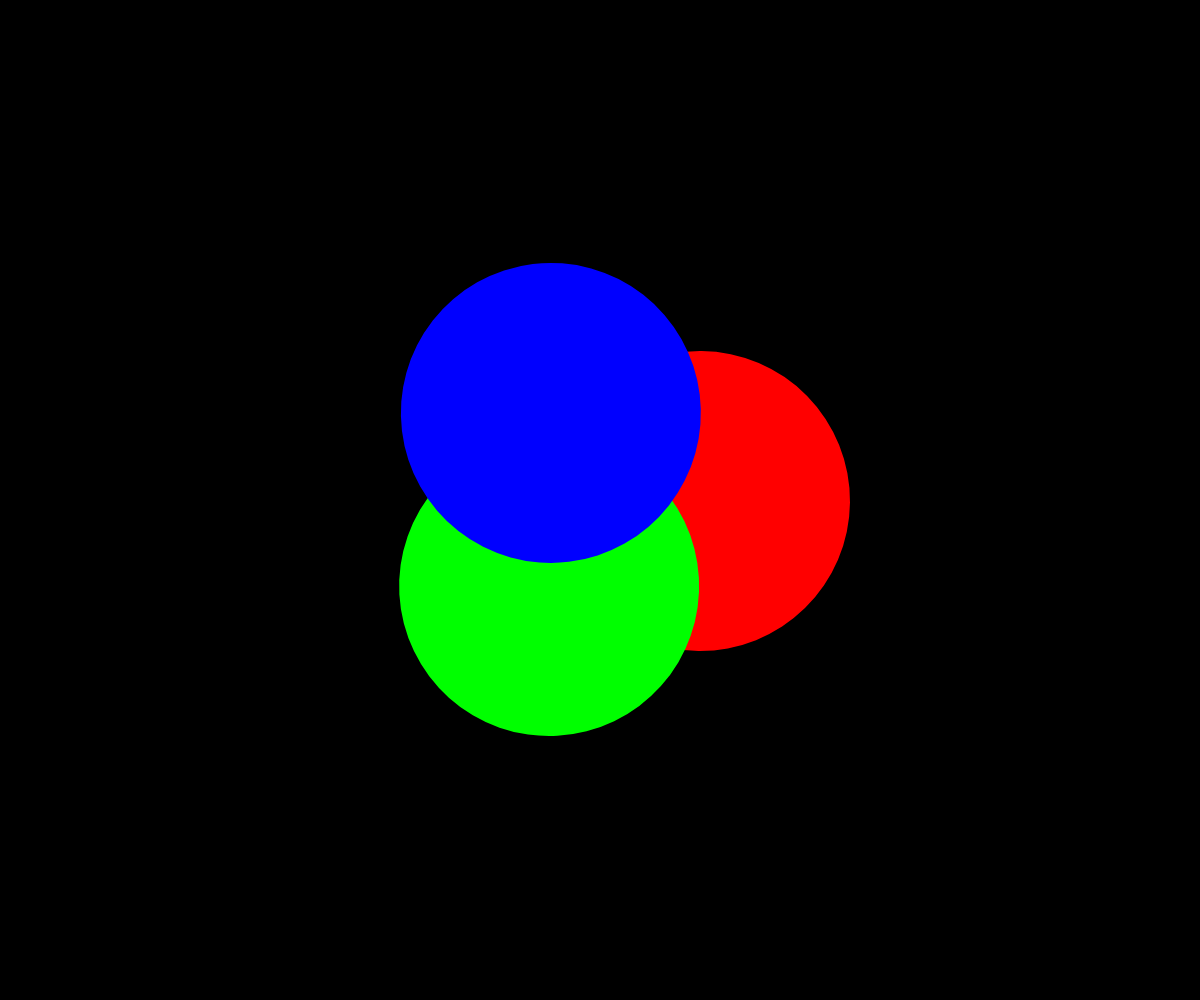
Frame 1 (no input)
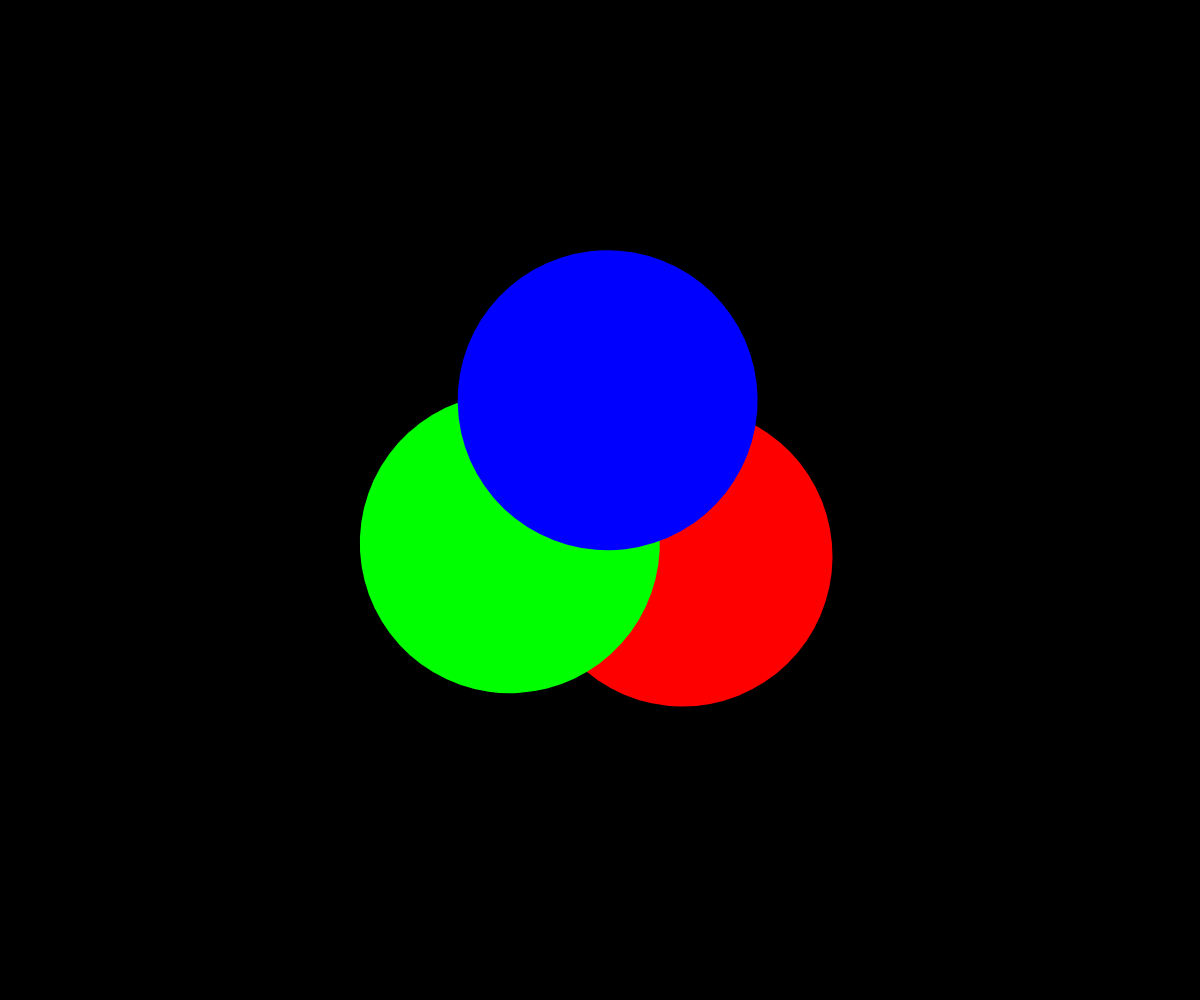
Frame 60 (no input)
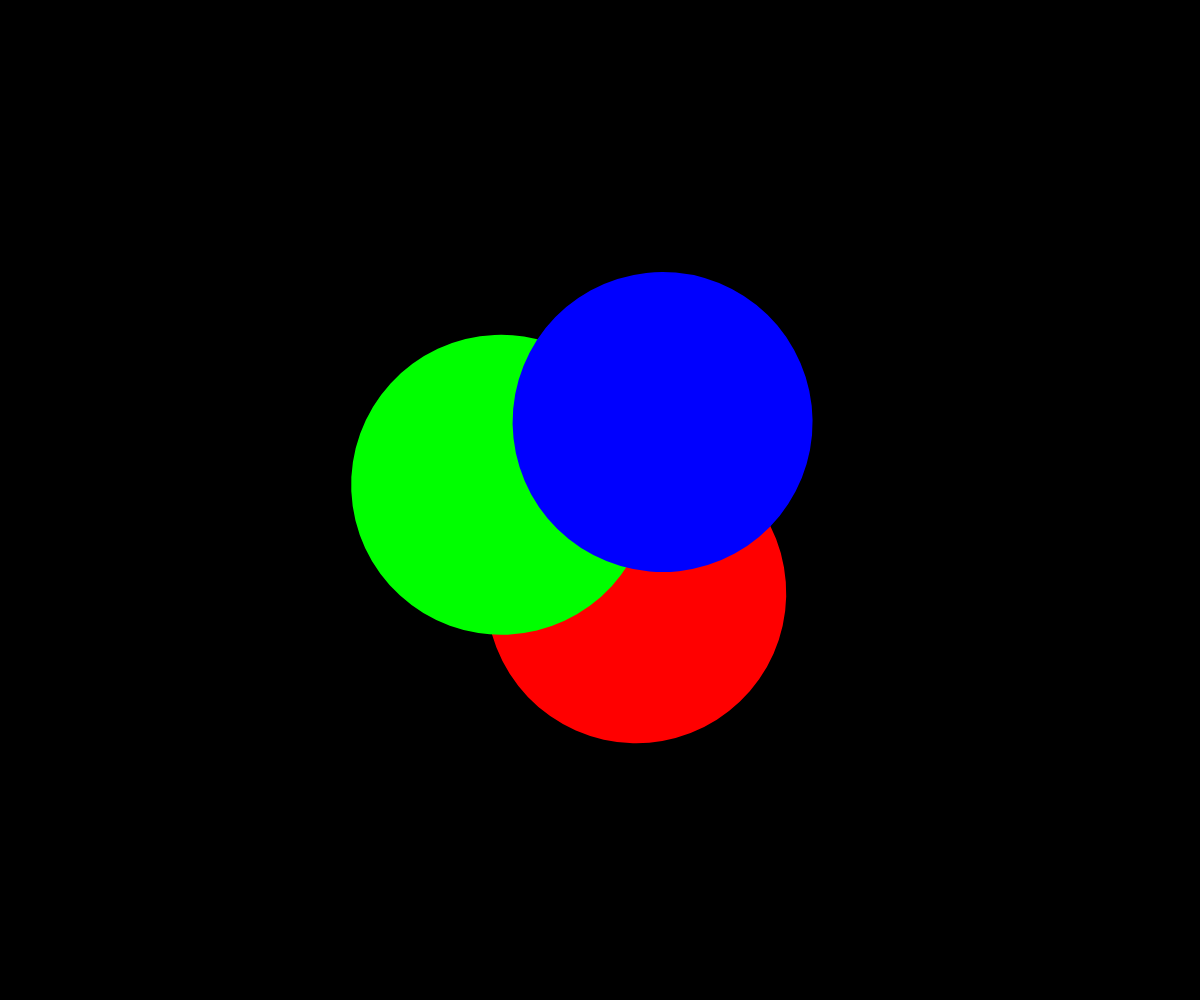
Frame 120 (the mouse pressed at the canvas centre since frame 60)

The p5.js sketch that drew these frames (run headless with seeded random() and noise() and a simulated clock; from frame 60 on, the mouse is pressed at the canvas centre):

// p5.js sketch
// ── sketch.js

var d = 300;
var a = 255;

var blendModeIdx = 0;
var BLEND_MODES;

function setup() {
  createCanvas(windowWidth, windowHeight);
  BLEND_MODES = [BLEND, ADD, DARKEST, LIGHTEST, DIFFERENCE,
                   EXCLUSION, MULTIPLY, SCREEN, REPLACE,
                   OVERLAY, HARD_LIGHT, SOFT_LIGHT, DODGE, BURN];

  print('Blend mode: ' + BLEND_MODES[0]);
  noStroke();
}

function draw() {
  clear();
  background(0);
  translate(width/2, height/2);
  rotate(frameCount/100)

  fill(255, 0, 0, a);
  ellipse(100, 0, d);

  rotate(2*PI/3);
  fill(0, 255, 0, a);
  ellipse(100, 0, d);

  rotate(2*PI/3);
  fill(0, 0, 255, a);
  ellipse(100, 0, d);
}


function mouseClicked() {
  changeBlendMode();
}


function changeBlendMode() {
  blendModeIdx++;
  if(blendModeIdx == BLEND_MODES.length) {
    blendModeIdx = 0;
  }

  var newBlendMode = BLEND_MODES[blendModeIdx]
  blendMode(newBlendMode);
  print('New blend mode: ' + newBlendMode)
}
